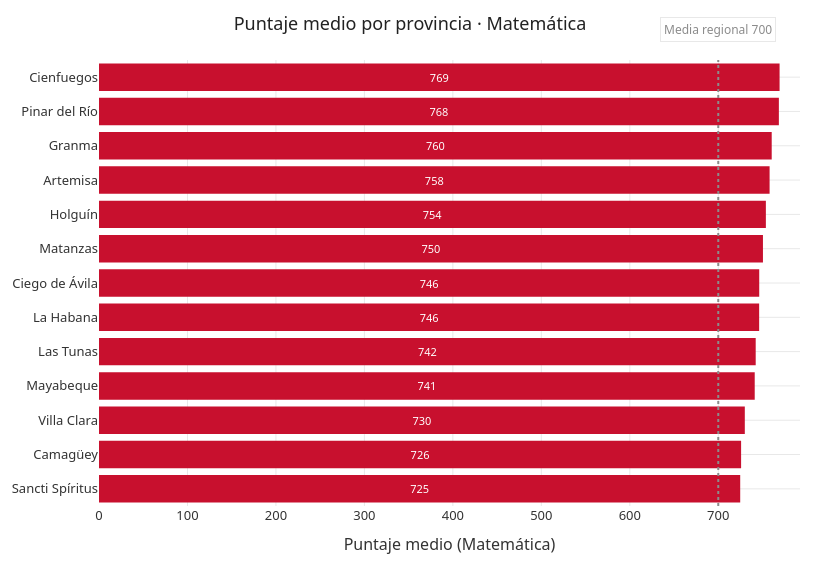

Write notebook code for a chart like this one.
### Code cell
fig = P.grafico_barras_medias(tab_PM3, "ubi1_cen_esc", "Matemática",
                                P.COLORES["rojo"], "Puntaje medio por provincia · Matemática")
fig.update_layout(width=820)
fig.show()

### Figure 1 — Plotly figure (JSON) as saved in the notebook; plotly's stock layout.template omitted (floating-point values rounded to 4 significant figures)
{"data": [{"cliponaxis": false, "hovertemplate": "%{y}<br>Media: %{x:.1f}<extra></extra>", "insidetextanchor": "middle", "marker": {"color": "#c8102e", "line": {"width": 0}}, "orientation": "h", "text": [725.0, 726.0, 730.0, 741.0, 742.0, 746.0, 746.0, 750.0, 754.0, 758.0, 760.0, 768.0, 769.0], "textfont": {"color": "white", "size": 11}, "textposition": "inside", "type": "bar", "x": [724.8, 725.8, 730.0, 741.2, 742.3, 746.2, 746.3, 750.5, 753.8, 758.0, 760.4, 768.5, 769.3], "y": ["Sancti Spíritus", "Camagüey", "Villa Clara", "Mayabeque", "Las Tunas", "La Habana", "Ciego de Ávila", "Matanzas", "Holguín", "Artemisa", "Granma", "Pinar del Río", "Cienfuegos"]}], "layout": {"annotations": [{"bgcolor": "rgba(255,255,255,0.85)", "bordercolor": "#e8e8e8", "borderpad": 3, "font": {"color": "#8c8c8c", "size": 12}, "showarrow": false, "text": "Media regional 700", "x": 700, "xanchor": "center", "y": 1.04, "yanchor": "bottom", "yref": "paper"}], "font": {"color": "#333333", "family": "Segoe UI, Helvetica, Arial, sans-serif", "size": 13}, "height": 562, "legend": {"orientation": "h", "x": 0.5, "xanchor": "center", "y": -0.18}, "margin": {"b": 40, "l": 40, "r": 20, "t": 60}, "paper_bgcolor": "rgba(0,0,0,0)", "plot_bgcolor": "rgba(0,0,0,0)", "shapes": [{"line": {"color": "#8c8c8c", "dash": "dot"}, "type": "line", "x0": 700, "x1": 700, "xref": "x", "y0": 0, "y1": 1, "yref": "y domain"}], "title": {"font": {"color": "#222222", "size": 18}, "text": "Puntaje medio por provincia · Matemática", "x": 0.5, "xanchor": "center"}, "width": 820, "xaxis": {"gridcolor": "#e8e8e8", "range": [0, 792.4], "title": {"text": "Puntaje medio (Matemática)"}, "zeroline": false}, "yaxis": {"gridcolor": "#e8e8e8", "title": {}, "zeroline": false}}}
